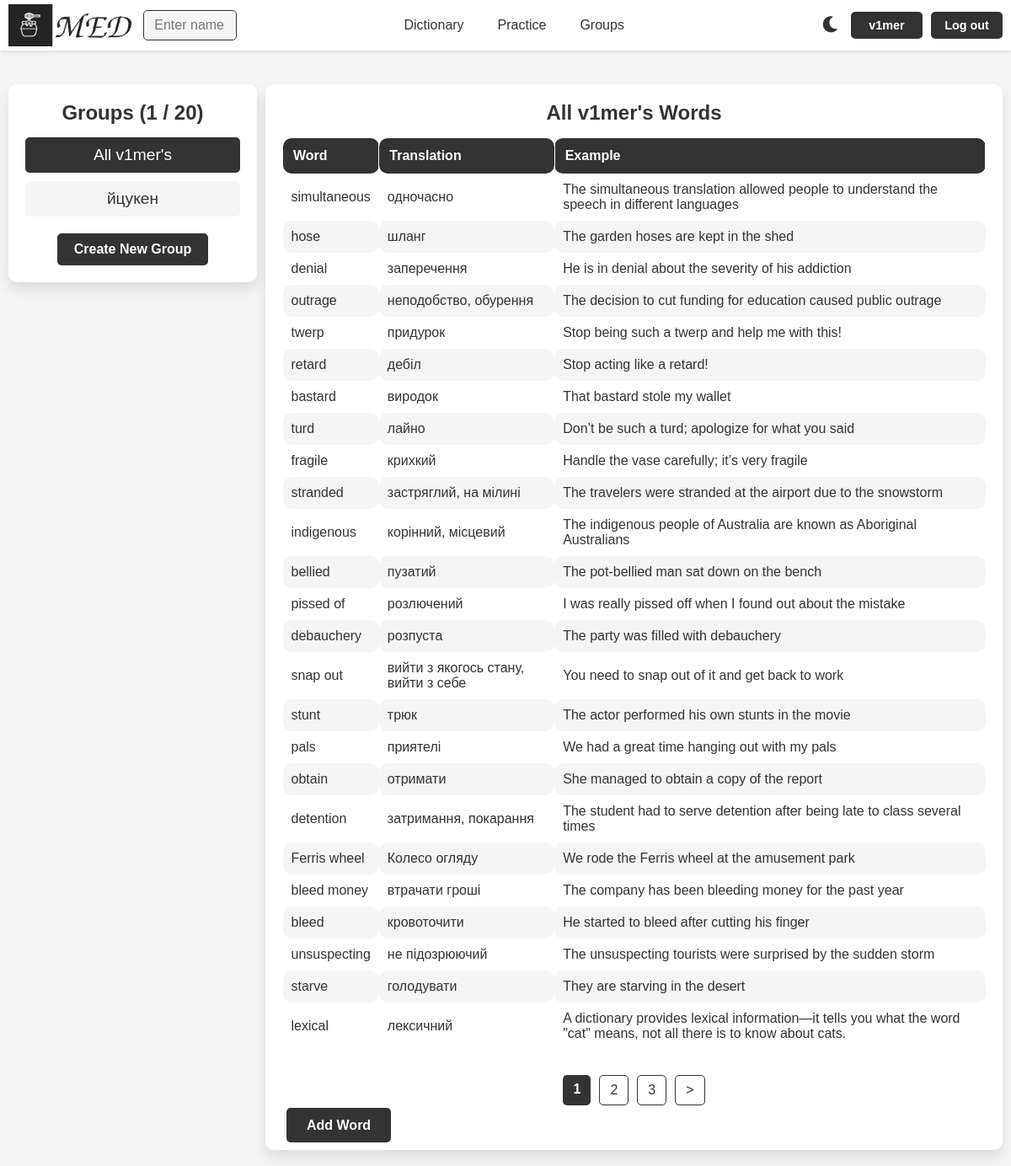
The page /groups/11/ (signed in) on the database as committed earlier.
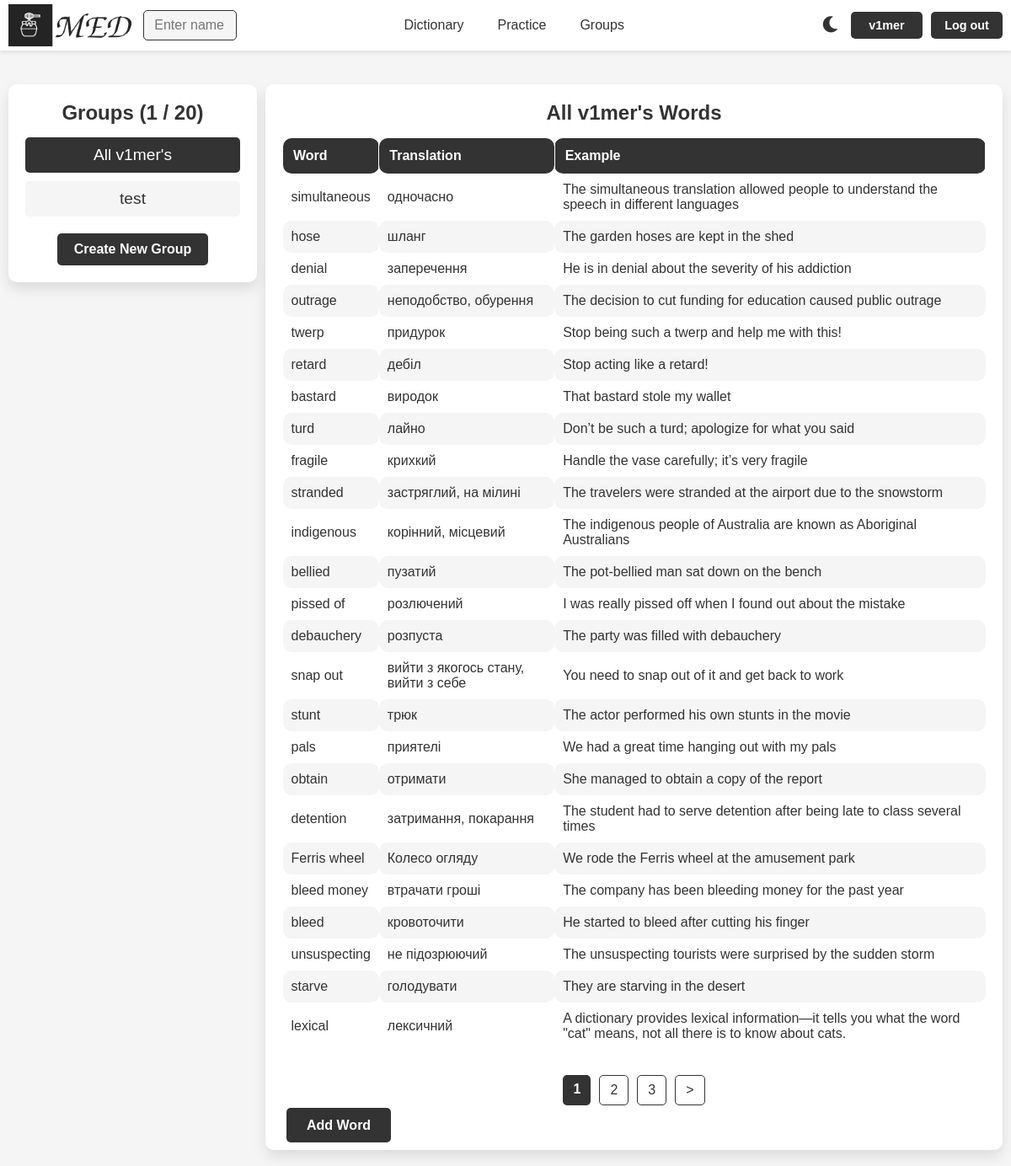
The same page on the database as committed later.
### med/models.py (models this page shows, shortened)
class WordGroup(models.Model):
    name = models.CharField(max_length=100)
    words = models.ManyToManyField(Word, blank=True)
    user = models.ForeignKey(User, on_delete=models.CASCADE)
    is_main = models.BooleanField(verbose_name='main', default=False)
    uses_users = models.ManyToManyField(User, blank=True, related_name='uses_of_group')
    class Meta:
        ordering = ['name']
        indexes = [
            models.Index(fields=['name'])
        ]

class Word(models.Model):
    TYPE_CHOICES = [
        ('noun', 'Noun'),
        ('verb', 'Verb'),
        ('adjective', 'Adjective'),
        ('adverb', 'Adverb'),
        ('pronoun', 'Pronoun'),
        ('phrasal verb', 'Phrasal verb'),
        ('other', 'Other')
    ]
    word = models.CharField(max_length=100)
    translation = models.CharField(max_length=100)
    example = models.TextField(blank=True)
    time_create = models.DateTimeField(auto_now_add=True)
    time_update = models.DateTimeField(auto_now=True)
    user = models.ForeignKey(User, on_delete=models.CASCADE)
    is_favourite = models.BooleanField(default=False)
    word_type = models.CharField(max_length=20, choices=TYPE_CHOICES, default='other')
    class Meta:
        ordering = ['-time_create', 'word']
        indexes = [
            models.Index(fields=['-time_create'])
        ]

### med/views.py (the view, shortened to what this page needs)
# urls.py: path('groups/<int:group_id>/', views.GroupWordsView.as_view(), name='group_words'),
class GroupWordsView(BaseGroupView):
    model = Word
    context_object_name = 'words'
    paginate_by = 25
    def dispatch(self, request, *args, **kwargs):
        group_id = self.kwargs.get('group_id')
        group = get_object_or_404(WordGroup, id=group_id)
        if request.user != group.user and request.user not in group.uses_users.all():
            return HttpResponseRedirect(reverse('groups'))
        return super().dispatch(request, *args, **kwargs)
    def get_context_data(self, **kwargs):
        context = self.get_common_context(**kwargs)
        group_id = self.kwargs.get('group_id')
        group = get_object_or_404(WordGroup, id=group_id)
        is_my_group = group.user == self.request.user
        context.update({
            'is_my_group': is_my_group,
            'is_uses': not is_my_group and group.uses_users.filter(id=self.request.user.id).exists(),
            'title': "Groups",
            'title1': f"{group.name} Words ({group.user.username})" if not is_my_group else f"{group.name} Words",
            'is_main': group.is_main,
            'group_id': group_id,
            'is_group': True,
            'words_f_g': True,
        })
        return context
    def get_queryset(self):
        group_id = self.kwargs.get('group_id')
        group = get_object_or_404(WordGroup, id=group_id)
        return group.words.all()

### med/views.py (called while the page is built)
    def get_common_context(self, **kwargs):
        context = super().get_context_data(**kwargs)
        context['groups'] = WordGroup.objects.filter(user=self.request.user).order_by('-is_main', 'name')
        context['used_groups'] = WordGroup.objects.filter(uses_users=self.request.user)
        context['len_groups'] = max(context['groups'].count() + context['used_groups'].count() - 1, 0)
        context['max_group_count'] = MAX_GROUP_COUNT if self.request.user.username != 'grouper' else 100
        return context

### med/templates/med/groups.html (shortened to what this page needs)
{% extends "base.html" %}
{% load static %}
{% block content %}
<div class="group-container">
    <div class="group-list">
        <h2>{{ title }} ({{ len_groups }} / {{ max_group_count }}) </h2>
        <div class="group-blocks">
            {% for group in groups %}
            {% if group.id == group_id %}
                <div class="group-block group-block-selected">
                    <p>{{ group.name }}</p>
                </div>
            {% else %}
                <a href="{% url 'group_words' group.id %}">
                    <div class="group-block">
                        <p>{{ group.name }}</p>
                    </div>
                </a>
            {% endif %}
            {% endfor %}
        </div>
        {% if len_groups < max_group_count %}
            <a href="{% url 'create_group' %}" class="buttons">Create New Group</a>
        {% endif %}
    </div>
    <div class="word-list-container">
        <h2>{{ title1 }}</h2>
        {% if is_group %}
        {% if words %}
            <table class="word_table group-table">
                <thead>
                    <tr>
                        <th>Word</th>
                        <th>Translation</th>
                        <th>Example</th>
                    </tr>
                </thead>
                <tbody>
                    {% for word in words %}
                        <tr>
                            <td>{{ word.word }}</td>
                            <td>{{ word.translation }}</td>
                            <td>{{ word.example }}</td>
                        </tr>
                    {% endfor %}
                </tbody>
            </table>
        {% else %}
            <p>No words in this group.</p>
        {% endif %}
        {% endif %}
        {% if is_group %}
        {% if paginator.num_pages > 1 %}
        <nav class="list-pages">
            <ul>
                {% for p in paginator.page_range %}
                    {% if page_obj.number == p %}
                    <li class="page-num page-num-selected">{{ p }}</li>
                    {% elif p >= page_obj.number|add:-2 and p <= page_obj.number|add:2 %}
                    <li class="page-num"><a href="?page={{ p }}">{{ p }}</a></li>
                    {% endif %}
                {% endfor %}
                {% if page_obj.has_next %}
                <li class="page-num">
                    <a href="?page={{ page_obj.next_page_number }}">&gt;</a>
                </li>
                {% endif %}
            </ul>
        </nav>
        {% endif %}
        {% if not is_uses %}
        <div class="buttons groups-buttons" style="margin-top: 15px;">
            <div class="add_word">
                {% if is_main %}
                <a href="{% url 'addword' %}" class="add-word-button">Add Word</a>
                {% else %}
                <a href="{% url 'words' request.user.username %}" class="add-word-button">Add Word</a>
                <a href="#" class="add-word-button" onclick="deleteSelectedWords(); return false;">Delete Selected</a>
                {% if words %}
                    <a href="{% url 'send_group_request' group_id  %}" class="add-word-button">Share</a>
                {% endif %}
                {% endif %}
            </div>
        </div>
        {% endif %}
        </div>
        {% endif %}
    </div>
</div>
{% endblock %}

Rows that differ between the two databases and show on the page:
removed WordGroup: name "йцукен"
added WordGroup: name "test"
